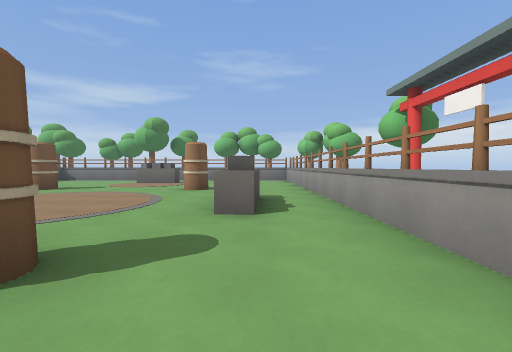
[1] (above)

14 first-person views from a walk through a level from a Godot 3-D game. The camera is 1.3 m above the floor, tilts 2° down and sees 90° across. The floor is counted in squares, 2 m on a side. Each view is taken from the middle of a square. On the plan, view 1 faces up. The plan holds only what a view shows up to about 9 squares ahead; the rest is blank. The place goes on beyond the plan.

[2]
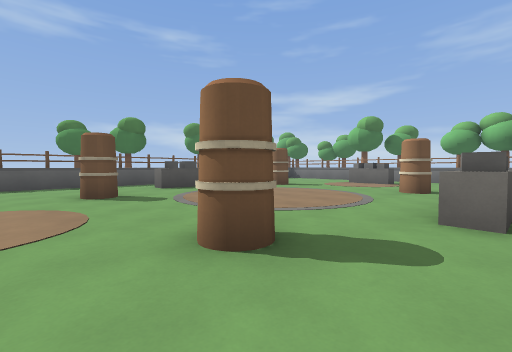

[3]
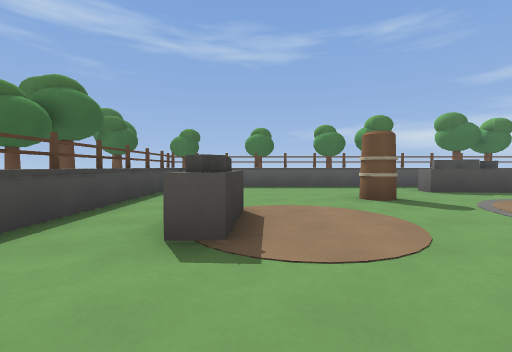

[4]
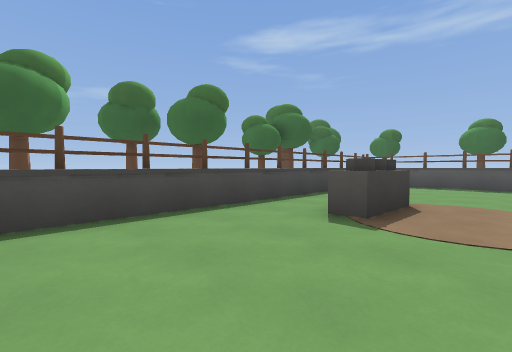

[5]
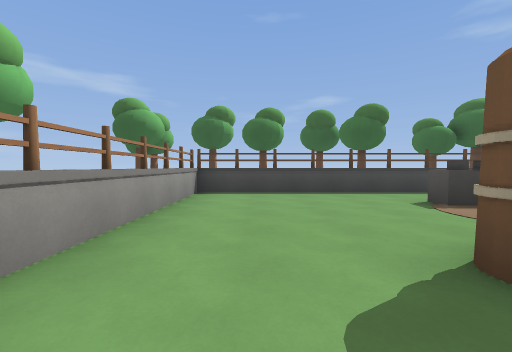

[6]
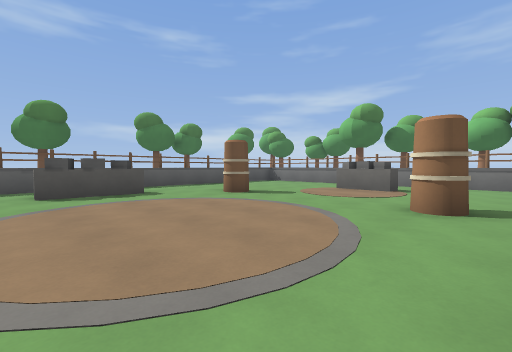

[7]
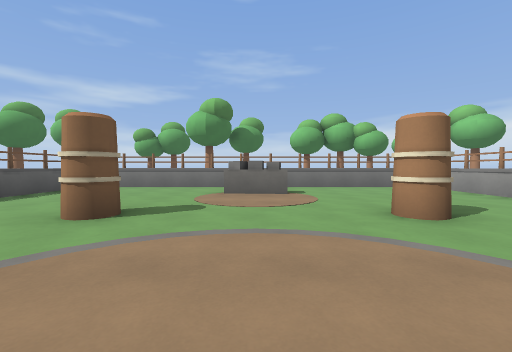

[8]
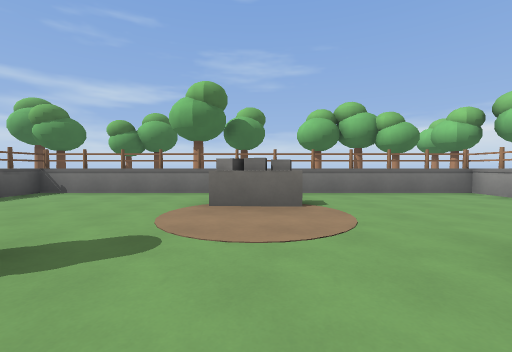

[9]
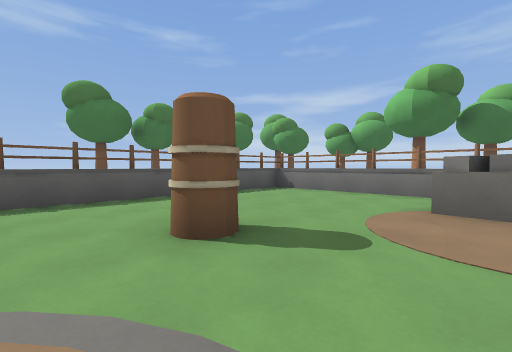

[10]
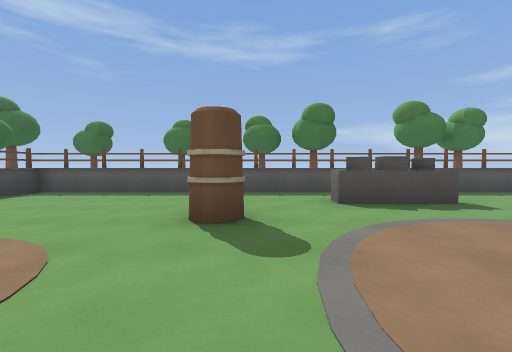

[11]
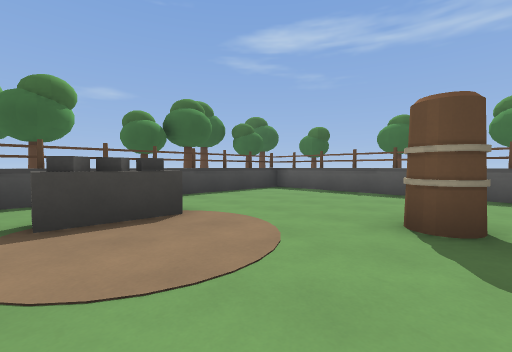

[12]
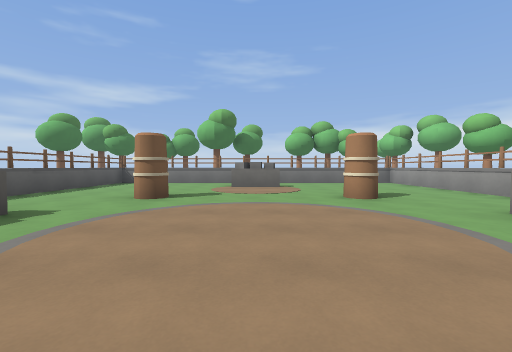

[13]
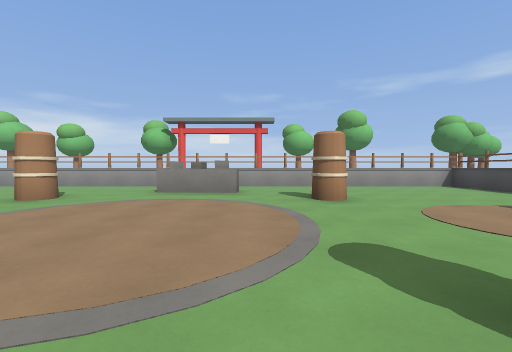

[14]
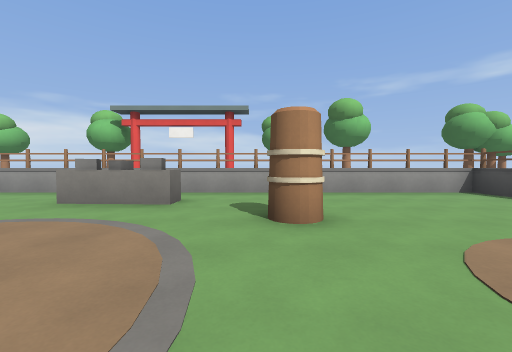

### Floor plan
Key: @ floor where view 1 was taken; # wall or solid block; . floor; ^ raised ledge; T tree; P pillar.
Columns run from 10 left of view 1 to 4 right of it. Each row starts with its distance up from view 1.
 15           TT
 14
 13 ^^^^^^^^^^^^^
 12 #...........#
 11 #.....#.....#
 10 #...........#
  9 #...........#
  8 #...#...#...#
  7 #...........# T
  6 #...........# P
  5 #.^.......^.#
  4 #.^.......^.#
  3 #...........#
  2 #...#...#...#
  1 #...........#
  0 #.........@.#
 -1 #.....^.....#
 -2 #.....#.....#
 -3 #...........#
 -4 ^^^^^^^^^^^^^
 -5               T
 -6   TTT        TT

Positions as (right, up) in squares from view 1, and headings:
1: (0, 0), facing up
2: (0, 0), facing up-left
3: (-1, -1), facing left
4: (0, 0), facing down-left
5: (0, 3), facing down
6: (-1, 3), facing up-left
7: (-4, 4), facing up
8: (-4, 6), facing up
9: (-4, 6), facing up-left
10: (-3, 2), facing left
11: (-3, 2), facing down-left
12: (-4, 2), facing up
13: (-7, 3), facing right
14: (-5, 2), facing right
